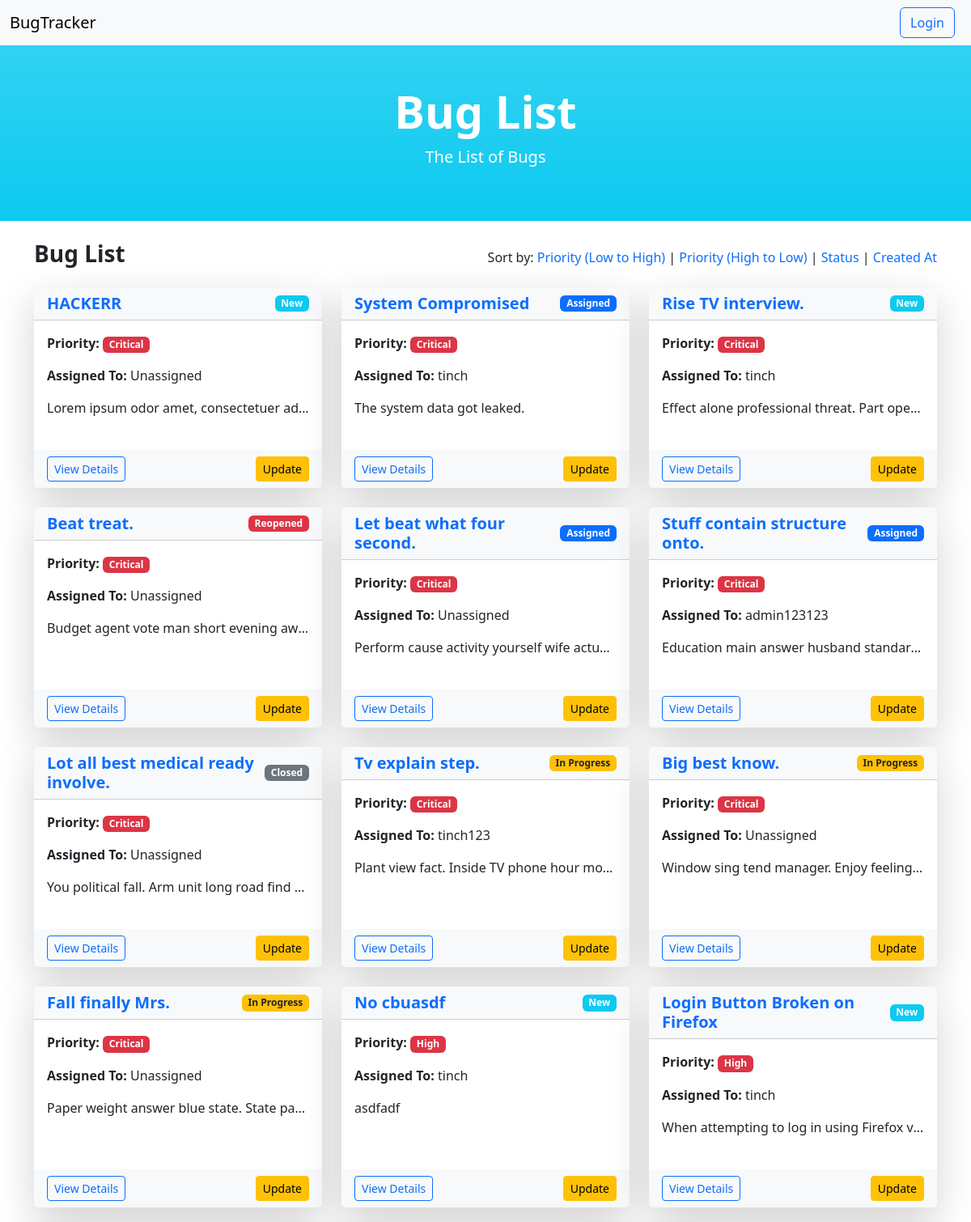
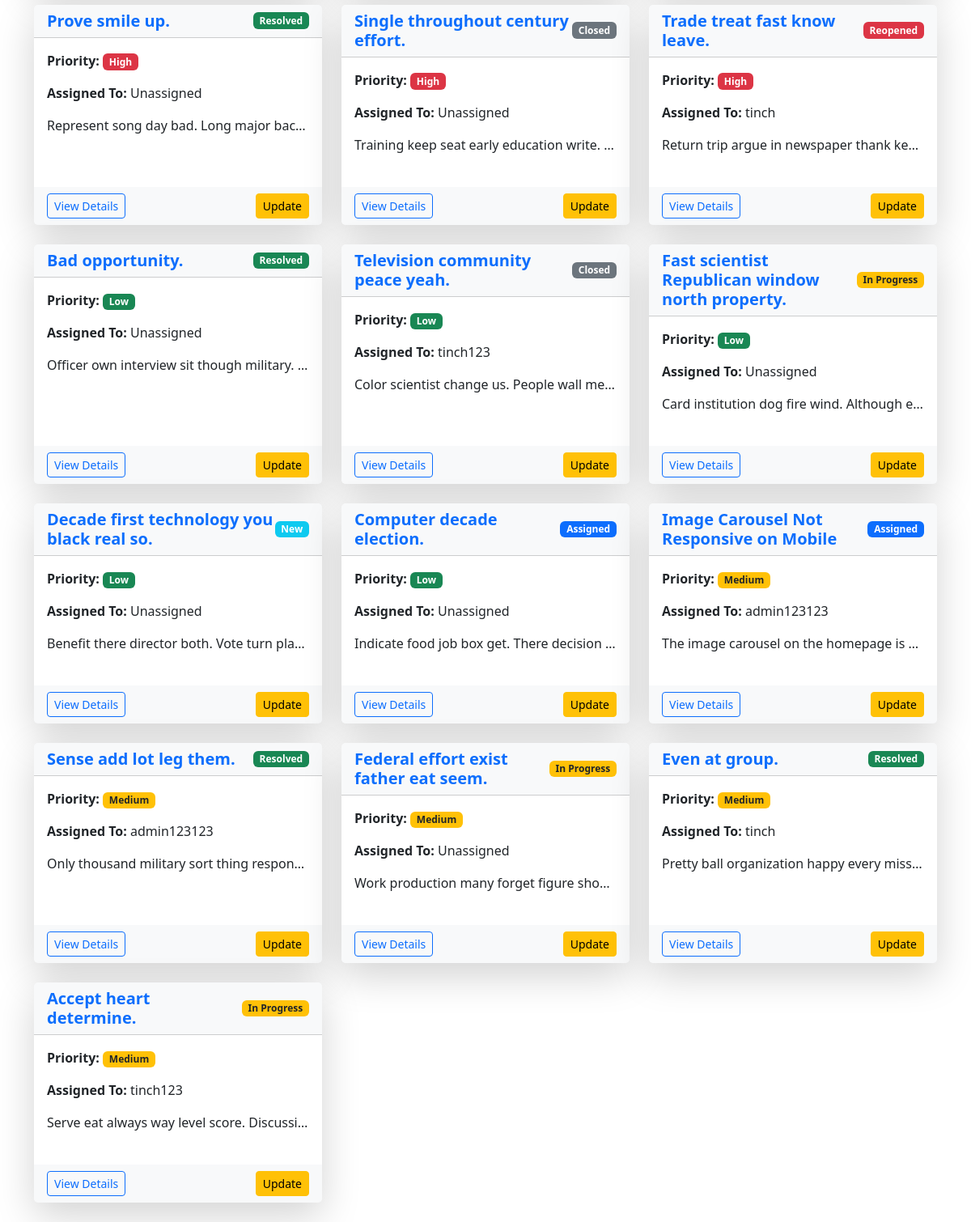
/bug/list/?ordering=priority, run on the app's committed database (2 pictures, top to bottom).
### myapp/models.py (models this page shows, shortened)
class Bug(models.Model):
    title = models.CharField(max_length=255)
    description = models.TextField()
    status = models.CharField(max_length=50, choices=[
        ('new', 'New'),
        ('assigned', 'Assigned'),
        ('in_progress', 'In Progress'),
        ('resolved', 'Resolved'),
        ('closed', 'Closed'),
        ('reopened', 'Reopened'),
    ], default='new')
    priority = models.CharField(max_length=50, choices=[
        ('low', 'Low'),
        ('medium', 'Medium'),
        ('high', 'High'),
        ('critical', 'Critical'),
    ], default='medium')
    severity = models.CharField(max_length=50, choices=[
        ('trivial', 'Trivial'),
        ('minor', 'Minor'),
        ('major', 'Major'),
        ('blocker', 'Blocker'),
    ], default='minor')
    project = models.ForeignKey(Project, on_delete=models.CASCADE, related_name="bugs")
    reported_by = models.ForeignKey(User, on_delete=models.SET_NULL, null=True, related_name="reported_bugs")
    assigned_to = models.ForeignKey(User, on_delete=models.SET_NULL, null=True, blank=True,
                                    related_name="assigned_bugs")
    created_at = models.DateTimeField(auto_now_add=True)
    updated_at = models.DateTimeField(auto_now=True)

### myapp/views.py (the view)
# urls.py: path('bug/list/', BugListView.as_view(), name='bug_list'),
class BugListView(ListView):
    model = Bug
    template_name = 'myapp/bug_list.html'
    context_object_name = 'bugs'
    ordering = ['-priority']
    def get_ordering(self):
        ordering = self.request.GET.get('ordering', self.ordering)
        return ordering

### myapp/models.py (called while the page is built)
    def __str__(self):
        return self.name

### myapp/templates/myapp/bug_list.html (shortened to what this page needs)
{% extends 'myapp/base.html' %}
{% block content %}
    {% include 'myapp/navbar.html' %}
    <div class="container-fluid py-5 text-center bg-gradient bg-info text-white">
        <h1 class="display-4 fw-bold">Bug List</h1>
        <p class="lead">The List of Bugs</p>
    </div>
    <div class="container py-4">
        <div class="d-flex justify-content-between align-items-center mb-3">
            <h3 class="fw-bold">Bug List</h3>
            <div>
                <span class="fw-medium">Sort by:</span>
                <a href="?ordering=-priority" class="text-decoration-none text-primary">Priority (Low to High)</a> |
                <a href="?ordering=priority" class="text-decoration-none text-primary">Priority (High to Low)</a> |
                <a href="?ordering=status" class="text-decoration-none text-primary">Status</a> |
                <a href="?ordering=created_at" class="text-decoration-none text-primary">Created At</a>
            </div>
        </div>
        <div class="row g-4">
            {% for bug in bugs %}
                <div class="col-md-6 col-lg-4">
                    <div class="card border-0 shadow-lg h-100">
                        <div class="card-header bg-light d-flex justify-content-between align-items-center">
                            <h5 class="card-title text-primary fw-bold m-0">{{ bug.title }}</h5>
                            <span class="badge
                                {% if bug.status == 'new' %}bg-info{% endif %}
                                {% if bug.status == 'assigned' %}bg-primary{% endif %}
                                {% if bug.status == 'in_progress' %}bg-warning text-dark{% endif %}
                                {% if bug.status == 'resolved' %}bg-success{% endif %}
                                {% if bug.status == 'closed' %}bg-secondary{% endif %}
                                {% if bug.status == 'reopened' %}bg-danger{% endif %}
                            ">
                                {{ bug.get_status_display }}
                            </span>
                        </div>
                        <div class="card-body pb-4">
                            <p>
                                <strong>Priority:</strong>
                                <span class="badge
                                    {% if bug.priority == 'low' %}bg-success{% endif %}
                                    {% if bug.priority == 'medium' %}bg-warning text-dark{% endif %}
                                    {% if bug.priority == 'high' %}bg-danger{% endif %}
                                    {% if bug.priority == 'critical' %}bg-danger text-white{% endif %}
                                ">
                                    {{ bug.get_priority_display }}
                                </span>
                            </p>
                            <p><strong>Assigned To:</strong> {{ bug.assigned_to|default:"Unassigned" }}</p>
                            <p class="text-truncate" title="{{ bug.description }}">{{ bug.description|truncatechars:100 }}</p>
                        </div>
                        <div class="card-footer border-0 bg-light d-flex justify-content-between align-items-center">
                            <button type="button" class="btn btn-outline-primary btn-sm" data-bs-toggle="modal" data-bs-target="#bugModal{{ bug.pk }}">
                                View Details
                            </button>
                            <a href="{% url 'bug_update' bug.pk %}" class="btn btn-warning btn-sm">Update</a>
                        </div>
                    </div>
                </div>
            {% empty %}
                <div class="col-12 text-center">
                    <p class="lead text-muted">No bugs found. Add one to get started!</p>
                </div>
            {% endfor %}
        </div>
    </div>
{% endblock content %}

### data on the page
Bug: title "HACKERR", status "New", priority "Critical", assigned_to "Unassigned", description "Lorem ipsum odor amet, consectetuer ad…"
Bug: title "System Compromised", status "Assigned", priority "Critical", assigned_to "tinch", description "The system data got leaked."
Bug: title "Rise TV interview.", status "New", priority "Critical", assigned_to "tinch", description "Effect alone professional threat. Part ope…"
Bug: title "Beat treat.", status "Reopened", priority "Critical", assigned_to "Unassigned", description "Budget agent vote man short evening aw…"
Bug: title "Let beat what four second.", status "Assigned", priority "Critical", assigned_to "Unassigned", description "Perform cause activity yourself wife actu…"
Bug: title "Stuff contain structure onto.", status "Assigned", priority "Critical", assigned_to "admin123123", description "Education main answer husband standar…"
Bug: title "Lot all best medical ready involve.", status "Closed", priority "Critical", assigned_to "Unassigned", description "You political fall. Arm unit long road find…"
Bug: title "Tv explain step.", status "In Progress", priority "Critical", assigned_to "tinch123", description "Plant view fact. Inside TV phone hour mo…"
Bug: title "Big best know.", status "In Progress", priority "Critical", assigned_to "Unassigned", description "Window sing tend manager. Enjoy feeling…"
Bug: title "Fall finally Mrs.", status "In Progress", priority "Critical", assigned_to "Unassigned", description "Paper weight answer blue state. State pa…"
Bug: title "No cbuasdf", status "New", priority "High", assigned_to "tinch", description "asdfadf"
Bug: title "Login Button Broken on Firefox", status "New", priority "High", assigned_to "tinch", description "When attempting to log in using Firefox v…"
Bug: title "Prove smile up.", status "Resolved", priority "High", assigned_to "Unassigned", description "Represent song day bad. Long major bac…"
Bug: title "Single throughout century effort.", status "Closed", priority "High", assigned_to "Unassigned", description "Training keep seat early education write.…"
Bug: title "Trade treat fast know leave.", status "Reopened", priority "High", assigned_to "tinch", description "Return trip argue in newspaper thank ke…"
Bug: title "Bad opportunity.", status "Resolved", priority "Low", assigned_to "Unassigned", description "Officer own interview sit though military.…"
Bug: title "Television community peace yeah.", status "Closed", priority "Low", assigned_to "tinch123", description "Color scientist change us. People wall me…"
Bug: title "Fast scientist Republican window north property.", status "In Progress", priority "Low", assigned_to "Unassigned", description "Card institution dog fire wind. Although e…"
Bug: title "Decade first technology you black real so.", status "New", priority "Low", assigned_to "Unassigned", description "Benefit there director both. Vote turn pla…"
Bug: title "Computer decade election.", status "Assigned", priority "Low", assigned_to "Unassigned", description "Indicate food job box get. There decision…"
Bug: title "Image Carousel Not Responsive on Mobile", status "Assigned", priority "Medium", assigned_to "admin123123", description "The image carousel on the homepage is…"
Bug: title "Sense add lot leg them.", status "Resolved", priority "Medium", assigned_to "admin123123", description "Only thousand military sort thing respon…"
Bug: title "Federal effort exist father eat seem.", status "In Progress", priority "Medium", assigned_to "Unassigned", description "Work production many forget figure sho…"
Bug: title "Even at group.", status "Resolved", priority "Medium", assigned_to "tinch", description "Pretty ball organization happy every miss…"
Bug: title "Accept heart determine.", status "In Progress", priority "Medium", assigned_to "tinch123", description "Serve eat always way level score. Discussi…"
